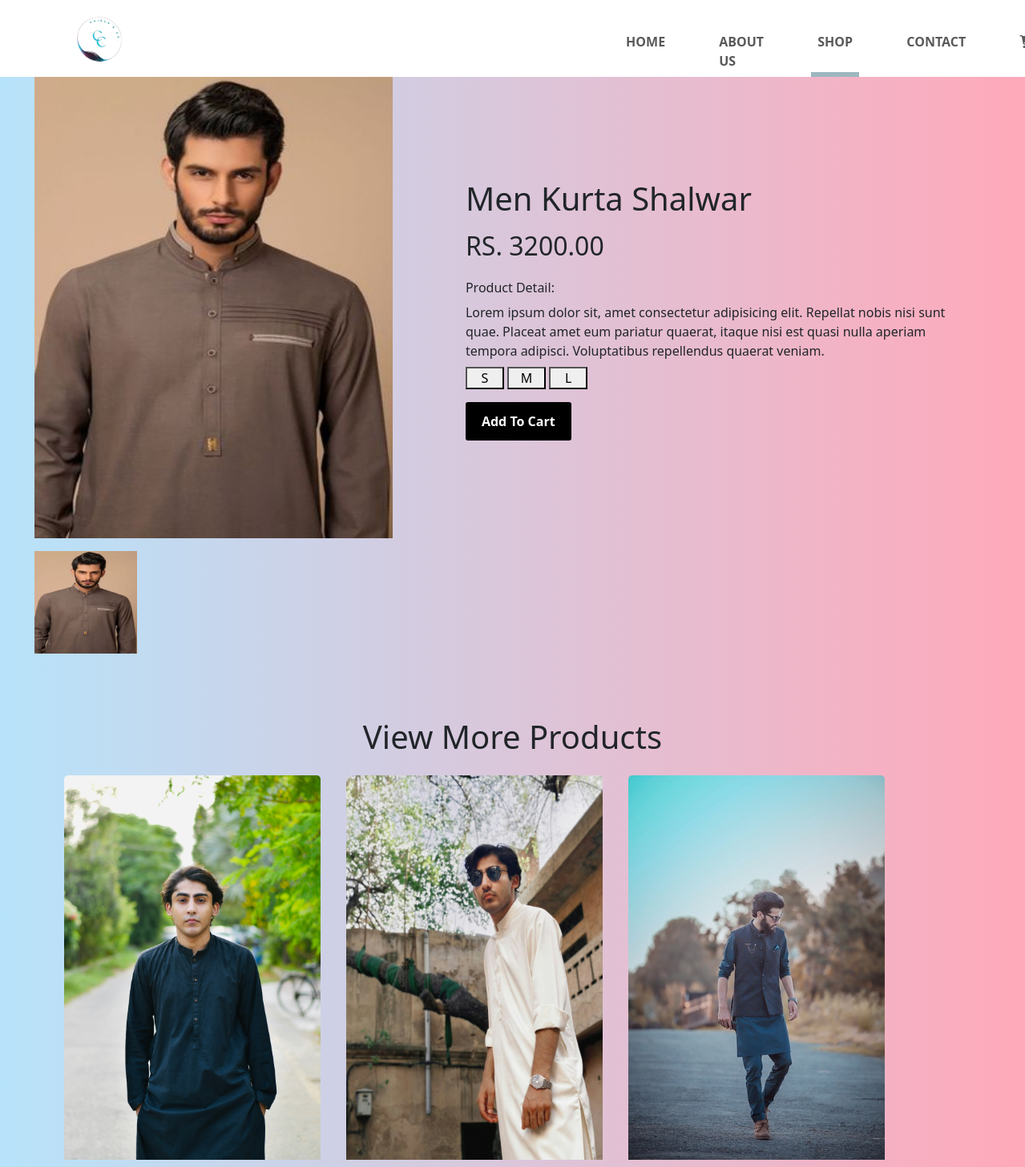
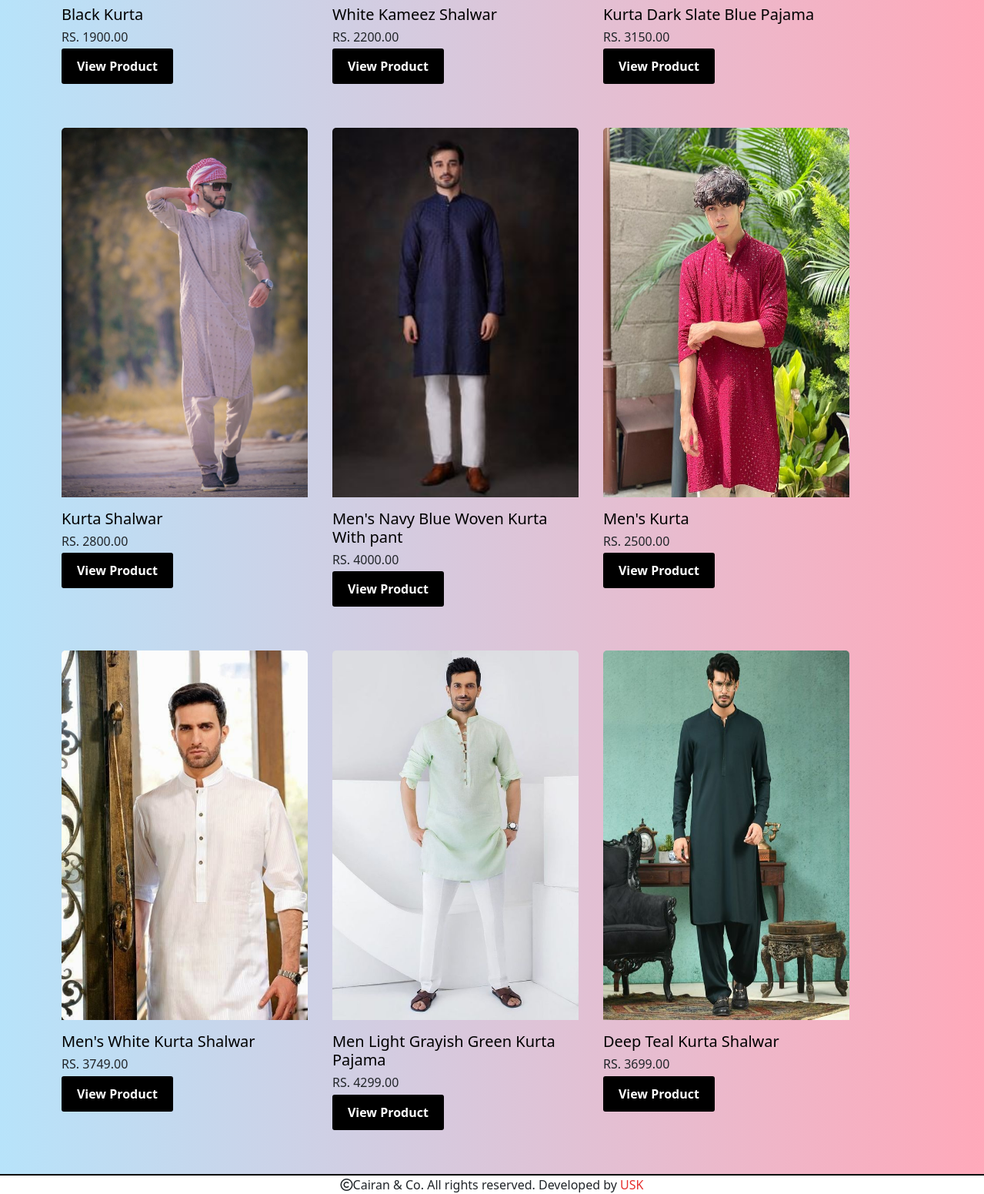
The page /shop/product/men-kurta-shalwar/ on the database its author committed (2 pictures, top to bottom).
### shop/models.py (models this page shows, shortened)
class Product(models.Model):
    unique_id=models.UUIDField(default=uuid.uuid4,editable=True, unique=True)
    name = models.CharField(max_length=255)
    slug = models.SlugField(unique=True, blank=True, null=True)
    description = models.TextField()
    price = models.DecimalField(max_digits=10, decimal_places=2)

class ProductImage(models.Model):
    product = models.ForeignKey(Product, on_delete=models.CASCADE, related_name='images')
    image = models.ImageField(upload_to='product_images/')

### shop/views.py (the view)
# urls.py: path('product/<slug:slug>/', views.product, name='product'),
def product(request, slug):
    product = get_object_or_404(Product, slug=slug)
    all_products=Product.objects.exclude(slug=slug)
    return render(request, 'product.html', {'product': product , 'all_products':all_products})

### shop/templates/product.html (shortened to what this page needs)
{% extends "layout.html" %}
{% load static %}
{% block shopLinkClass %}active{% endblock  %}
{% block content %}
<section>
    <div id="product-detail">
        <div class="product-image">
            <img id="display-image" src="{{ product.images.first.image.url }}" alt="">
            {% for image in product.images.all %}
            <div class="image-preview">
                <img src="{{ image.image.url }}" alt="" onclick="changeMainImage('{{ image.image.url }}')">
            </div>
            {% endfor %}
        </div>
        <div class="product-text">
            <h1>{{ product.name }}</h1>
            <h2>RS. {{ product.price }}</h2>
            <h6>Product Detail:</h6>
            <p>{{ product.description }}</p>
            <form method="post" id="add-to-cart-form">
                <button value="Small" name="size" class="size-btn">S</button>
                <button value="Medium" name="size" class="size-btn">M</button>
                <button value="Large" name="size" class="size-btn">L</button>
                <button type="submit" class="add-to-cart-btn">Add To Cart</button>
            </form>
        </div>
    </div>
</section>
<section id="product-cards">
    <div class="container">
        <div class="row">
            <h1>View More Products</h1>
            {% for all_product in all_products %}
                <div class="card col-md-4" style="margin-bottom: 20px;">
                   <a href="{% url 'product' slug=all_product.slug %}"><img id="card-image" src="{{ all_product.images.first.image.url }}" class="card-img-top" alt="{{ all_product.name }}"></a>
                    <div class="card-body">
                        <h5 class="card-title"><a class="text-black" href="{% url 'product' slug=all_product.slug %}">{{ all_product.name }}</a></h5>
                        <h6 class="card-title">RS. {{ all_product.price }}</h6>
                        <a href="{% url 'product' slug=all_product.slug %}" class="view-product-btn">View Product</a>
                    </div>
                </div>
            {% endfor %}
        </div>
    </div>
</section>
{% endblock %}

### static/css/style.css (style rules this page uses)
* { margin: 0%; padding: 0%; box-sizing: border-box; }
a { text-decoration: none !important; }
body { background-image: linear-gradient(90deg, #B7E3FA, #FFA9BA); background-repeat: no-repeat; background-size: contain; }
#card-image { width: 20rem !important; height: 30rem; }
.card { width: 20rem !important; padding-left: 0% !important; margin: 1rem; border: none; padding-bottom: 1rem !important; background-color: transparent !important; }
.card-body { margin-left: -1rem !important; }
.card-body h6 { margin-bottom: 1rem !important; }
.container { min-width: 90% !important; }
button[name="size"] { width: 3rem; margin: 0; cursor: pointer; }
#add-to-cart-form button[type="submit"] { display: block; margin-top: 1rem; }

### static/css/product.css (style rules this page uses)
.product-image img:nth-of-type(1) { width: 100%; height: 80%; margin-bottom: 1rem; }
#product-detail { width: 100%; height: 90vh; display: flex; justify-content: space-evenly; }
.product-image { width: 35%; }
.product-text { width: 55%; padding: 8rem 3rem; }
.image-preview { width: 8rem; display: inline-block; height: 10rem; }
.image-preview img { cursor: pointer; }
.product-text h2 { margin: 1rem 0rem 1.5rem; }
.product-text p:nth-of-type(1) { margin-bottom: 0.5rem; }
.add-to-cart-btn, .view-product-btn { border: none; padding: 0.5rem 1rem; border-radius: 3px; font-weight: 600; background-color: black; color: white; border: 4px solid transparent; }
#display-image { cursor: crosshair; }
.row h1 { text-align: center !important; }
section:nth-of-type(1) { margin-bottom: 5rem; }

### rows shown on the page
Product: images.first.image (picture), name "Men Kurta Shalwar", price "3200.00", description "Lorem ipsum dolor sit, amet consectetur adipisicing elit. Repellat nobis nisi sunt quae. Placeat amet eum pariatur quaerat, itaque nisi est quasi nulla aperiam tempora adipisci. Voluptatibus repellendus quaerat veniam."
ProductImage: image (picture)
Product: images.first.image (picture), name "Black Kurta", price "1900.00"
Product: images.first.image (picture), name "White Kameez Shalwar", price "2200.00"
Product: images.first.image (picture), name "Kurta Dark Slate Blue Pajama", price "3150.00"
Product: images.first.image (picture), name "Kurta Shalwar", price "2800.00"
Product: images.first.image (picture), name "Men's Navy Blue Woven Kurta With pant", price "4000.00"
Product: images.first.image (picture), name "Men's Kurta", price "2500.00"
Product: images.first.image (picture), name "Men's White Kurta Shalwar", price "3749.00"
Product: images.first.image (picture), name "Men Light Grayish Green Kurta Pajama", price "4299.00"
Product: images.first.image (picture), name "Deep Teal Kurta Shalwar", price "3699.00"
